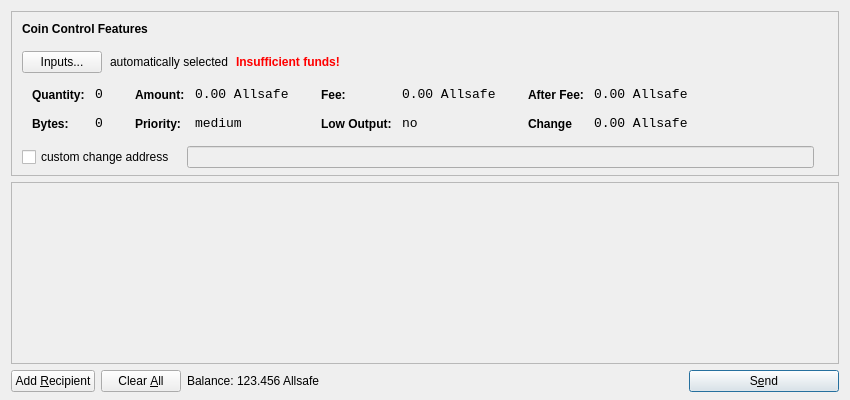
<?xml version="1.0" encoding="UTF-8"?>
<ui version="4.0">
 <class>SendCoinsDialog</class>
 <widget class="QDialog" name="SendCoinsDialog">
  <property name="geometry">
   <rect>
    <x>0</x>
    <y>0</y>
    <width>850</width>
    <height>400</height>
   </rect>
  </property>
  <property name="windowTitle">
   <string>Send Coins</string>
  </property>
  <property name="styleSheet">
   <string notr="true">background-image: url(:/images/image2);</string>
  </property>
  <layout class="QVBoxLayout" name="verticalLayout" stretch="0,1,0">
   <property name="bottomMargin">
    <number>8</number>
   </property>
   <item>
    <widget class="QFrame" name="frameCoinControl">
     <property name="sizePolicy">
      <sizepolicy hsizetype="Expanding" vsizetype="Expanding">
       <horstretch>0</horstretch>
       <verstretch>0</verstretch>
      </sizepolicy>
     </property>
     <property name="maximumSize">
      <size>
       <width>16777215</width>
       <height>16777215</height>
      </size>
     </property>
     <property name="frameShape">
      <enum>QFrame::StyledPanel</enum>
     </property>
     <property name="frameShadow">
      <enum>QFrame::Sunken</enum>
     </property>
     <layout class="QVBoxLayout" name="verticalLayoutCoinControl2">
      <property name="spacing">
       <number>6</number>
      </property>
      <property name="leftMargin">
       <number>0</number>
      </property>
      <property name="topMargin">
       <number>0</number>
      </property>
      <property name="rightMargin">
       <number>0</number>
      </property>
      <property name="bottomMargin">
       <number>6</number>
      </property>
      <item>
       <layout class="QVBoxLayout" name="verticalLayoutCoinControl" stretch="0,0,0,0,1">
        <property name="spacing">
         <number>0</number>
        </property>
        <property name="leftMargin">
         <number>10</number>
        </property>
        <property name="topMargin">
         <number>10</number>
        </property>
        <item>
         <layout class="QHBoxLayout" name="horizontalLayoutCoinControl1">
          <property name="bottomMargin">
           <number>15</number>
          </property>
          <item>
           <widget class="QLabel" name="labelCoinControlFeatures">
            <property name="sizePolicy">
             <sizepolicy hsizetype="Preferred" vsizetype="Maximum">
              <horstretch>0</horstretch>
              <verstretch>0</verstretch>
             </sizepolicy>
            </property>
            <property name="font">
             <font>
              <weight>75</weight>
              <bold>true</bold>
             </font>
            </property>
            <property name="styleSheet">
             <string notr="true">font-weight:bold;</string>
            </property>
            <property name="text">
             <string>Coin Control Features</string>
            </property>
           </widget>
          </item>
         </layout>
        </item>
        <item>
         <layout class="QHBoxLayout" name="horizontalLayoutCoinControl2" stretch="0,0,0,0">
          <property name="spacing">
           <number>8</number>
          </property>
          <property name="bottomMargin">
           <number>10</number>
          </property>
          <item>
           <widget class="QPushButton" name="pushButtonCoinControl">
            <property name="styleSheet">
             <string notr="true"/>
            </property>
            <property name="text">
             <string>Inputs...</string>
            </property>
           </widget>
          </item>
          <item>
           <widget class="QLabel" name="labelCoinControlAutomaticallySelected">
            <property name="text">
             <string>automatically selected</string>
            </property>
            <property name="margin">
             <number>5</number>
            </property>
           </widget>
          </item>
          <item>
           <widget class="QLabel" name="labelCoinControlInsuffFunds">
            <property name="font">
             <font>
              <weight>75</weight>
              <bold>true</bold>
             </font>
            </property>
            <property name="styleSheet">
             <string notr="true">color:red;font-weight:bold;</string>
            </property>
            <property name="text">
             <string>Insufficient funds!</string>
            </property>
            <property name="margin">
             <number>5</number>
            </property>
           </widget>
          </item>
          <item>
           <spacer name="horizontalSpacerCoinControl">
            <property name="orientation">
             <enum>Qt::Horizontal</enum>
            </property>
            <property name="sizeHint" stdset="0">
             <size>
              <width>40</width>
              <height>1</height>
             </size>
            </property>
           </spacer>
          </item>
         </layout>
        </item>
        <item>
         <widget class="QWidget" name="widgetCoinControl" native="true">
          <property name="sizePolicy">
           <sizepolicy hsizetype="Preferred" vsizetype="Preferred">
            <horstretch>0</horstretch>
            <verstretch>0</verstretch>
           </sizepolicy>
          </property>
          <property name="minimumSize">
           <size>
            <width>0</width>
            <height>0</height>
           </size>
          </property>
          <property name="styleSheet">
           <string notr="true"/>
          </property>
          <layout class="QHBoxLayout" name="horizontalLayoutCoinControl5">
           <property name="leftMargin">
            <number>0</number>
           </property>
           <property name="topMargin">
            <number>0</number>
           </property>
           <property name="rightMargin">
            <number>0</number>
           </property>
           <property name="bottomMargin">
            <number>0</number>
           </property>
           <item>
            <layout class="QHBoxLayout" name="horizontalLayoutCoinControl3" stretch="0,0,0,1">
             <property name="spacing">
              <number>20</number>
             </property>
             <property name="topMargin">
              <number>0</number>
             </property>
             <property name="bottomMargin">
              <number>10</number>
             </property>
             <item>
              <layout class="QFormLayout" name="formLayoutCoinControl1">
               <property name="horizontalSpacing">
                <number>10</number>
               </property>
               <property name="verticalSpacing">
                <number>14</number>
               </property>
               <property name="leftMargin">
                <number>10</number>
               </property>
               <property name="topMargin">
                <number>4</number>
               </property>
               <property name="rightMargin">
                <number>6</number>
               </property>
               <item row="0" column="0">
                <widget class="QLabel" name="labelCoinControlQuantityText">
                 <property name="styleSheet">
                  <string notr="true">font-weight:bold;</string>
                 </property>
                 <property name="text">
                  <string>Quantity:</string>
                 </property>
                 <property name="margin">
                  <number>0</number>
                 </property>
                </widget>
               </item>
               <item row="0" column="1">
                <widget class="QLabel" name="labelCoinControlQuantity">
                 <property name="font">
                  <font>
                   <family>Monospace</family>
                   <pointsize>10</pointsize>
                  </font>
                 </property>
                 <property name="cursor">
                  <cursorShape>IBeamCursor</cursorShape>
                 </property>
                 <property name="contextMenuPolicy">
                  <enum>Qt::ActionsContextMenu</enum>
                 </property>
                 <property name="text">
                  <string>0</string>
                 </property>
                 <property name="margin">
                  <number>0</number>
                 </property>
                 <property name="textInteractionFlags">
                  <set>Qt::LinksAccessibleByMouse|Qt::TextSelectableByKeyboard|Qt::TextSelectableByMouse</set>
                 </property>
                </widget>
               </item>
               <item row="1" column="0">
                <widget class="QLabel" name="labelCoinControlBytesText">
                 <property name="styleSheet">
                  <string notr="true">font-weight:bold;</string>
                 </property>
                 <property name="text">
                  <string>Bytes:</string>
                 </property>
                </widget>
               </item>
               <item row="1" column="1">
                <widget class="QLabel" name="labelCoinControlBytes">
                 <property name="font">
                  <font>
                   <family>Monospace</family>
                   <pointsize>10</pointsize>
                  </font>
                 </property>
                 <property name="cursor">
                  <cursorShape>IBeamCursor</cursorShape>
                 </property>
                 <property name="contextMenuPolicy">
                  <enum>Qt::ActionsContextMenu</enum>
                 </property>
                 <property name="text">
                  <string>0</string>
                 </property>
                 <property name="textInteractionFlags">
                  <set>Qt::LinksAccessibleByMouse|Qt::TextSelectableByKeyboard|Qt::TextSelectableByMouse</set>
                 </property>
                </widget>
               </item>
              </layout>
             </item>
             <item>
              <layout class="QFormLayout" name="formLayoutCoinControl2">
               <property name="horizontalSpacing">
                <number>10</number>
               </property>
               <property name="verticalSpacing">
                <number>14</number>
               </property>
               <property name="leftMargin">
                <number>6</number>
               </property>
               <property name="topMargin">
                <number>4</number>
               </property>
               <property name="rightMargin">
                <number>6</number>
               </property>
               <item row="0" column="0">
                <widget class="QLabel" name="labelCoinControlAmountText">
                 <property name="styleSheet">
                  <string notr="true">font-weight:bold;</string>
                 </property>
                 <property name="text">
                  <string>Amount:</string>
                 </property>
                 <property name="margin">
                  <number>0</number>
                 </property>
                </widget>
               </item>
               <item row="0" column="1">
                <widget class="QLabel" name="labelCoinControlAmount">
                 <property name="font">
                  <font>
                   <family>Monospace</family>
                   <pointsize>10</pointsize>
                  </font>
                 </property>
                 <property name="cursor">
                  <cursorShape>IBeamCursor</cursorShape>
                 </property>
                 <property name="contextMenuPolicy">
                  <enum>Qt::ActionsContextMenu</enum>
                 </property>
                 <property name="text">
                  <string>0.00 Allsafe</string>
                 </property>
                 <property name="textInteractionFlags">
                  <set>Qt::LinksAccessibleByMouse|Qt::TextSelectableByKeyboard|Qt::TextSelectableByMouse</set>
                 </property>
                </widget>
               </item>
               <item row="1" column="0">
                <widget class="QLabel" name="labelCoinControlPriorityText">
                 <property name="styleSheet">
                  <string notr="true">font-weight:bold;</string>
                 </property>
                 <property name="text">
                  <string>Priority:</string>
                 </property>
                </widget>
               </item>
               <item row="1" column="1">
                <widget class="QLabel" name="labelCoinControlPriority">
                 <property name="font">
                  <font>
                   <family>Monospace</family>
                   <pointsize>10</pointsize>
                  </font>
                 </property>
                 <property name="cursor">
                  <cursorShape>IBeamCursor</cursorShape>
                 </property>
                 <property name="contextMenuPolicy">
                  <enum>Qt::ActionsContextMenu</enum>
                 </property>
                 <property name="text">
                  <string>medium</string>
                 </property>
                 <property name="textInteractionFlags">
                  <set>Qt::LinksAccessibleByMouse|Qt::TextSelectableByKeyboard|Qt::TextSelectableByMouse</set>
                 </property>
                </widget>
               </item>
              </layout>
             </item>
             <item>
              <layout class="QFormLayout" name="formLayoutCoinControl3">
               <property name="horizontalSpacing">
                <number>10</number>
               </property>
               <property name="verticalSpacing">
                <number>14</number>
               </property>
               <property name="leftMargin">
                <number>6</number>
               </property>
               <property name="topMargin">
                <number>4</number>
               </property>
               <property name="rightMargin">
                <number>6</number>
               </property>
               <item row="0" column="0">
                <widget class="QLabel" name="labelCoinControlFeeText">
                 <property name="styleSheet">
                  <string notr="true">font-weight:bold;</string>
                 </property>
                 <property name="text">
                  <string>Fee:</string>
                 </property>
                 <property name="margin">
                  <number>0</number>
                 </property>
                </widget>
               </item>
               <item row="0" column="1">
                <widget class="QLabel" name="labelCoinControlFee">
                 <property name="font">
                  <font>
                   <family>Monospace</family>
                   <pointsize>10</pointsize>
                  </font>
                 </property>
                 <property name="cursor">
                  <cursorShape>IBeamCursor</cursorShape>
                 </property>
                 <property name="contextMenuPolicy">
                  <enum>Qt::ActionsContextMenu</enum>
                 </property>
                 <property name="text">
                  <string>0.00 Allsafe</string>
                 </property>
                 <property name="textInteractionFlags">
                  <set>Qt::LinksAccessibleByMouse|Qt::TextSelectableByKeyboard|Qt::TextSelectableByMouse</set>
                 </property>
                </widget>
               </item>
               <item row="1" column="0">
                <widget class="QLabel" name="labelCoinControlLowOutputText">
                 <property name="styleSheet">
                  <string notr="true">font-weight:bold;</string>
                 </property>
                 <property name="text">
                  <string>Low Output:</string>
                 </property>
                </widget>
               </item>
               <item row="1" column="1">
                <widget class="QLabel" name="labelCoinControlLowOutput">
                 <property name="font">
                  <font>
                   <family>Monospace</family>
                   <pointsize>10</pointsize>
                  </font>
                 </property>
                 <property name="cursor">
                  <cursorShape>IBeamCursor</cursorShape>
                 </property>
                 <property name="contextMenuPolicy">
                  <enum>Qt::ActionsContextMenu</enum>
                 </property>
                 <property name="text">
                  <string>no</string>
                 </property>
                 <property name="textInteractionFlags">
                  <set>Qt::LinksAccessibleByMouse|Qt::TextSelectableByKeyboard|Qt::TextSelectableByMouse</set>
                 </property>
                </widget>
               </item>
              </layout>
             </item>
             <item>
              <layout class="QFormLayout" name="formLayoutCoinControl4">
               <property name="horizontalSpacing">
                <number>10</number>
               </property>
               <property name="verticalSpacing">
                <number>14</number>
               </property>
               <property name="leftMargin">
                <number>6</number>
               </property>
               <property name="topMargin">
                <number>4</number>
               </property>
               <property name="rightMargin">
                <number>6</number>
               </property>
               <item row="0" column="0">
                <widget class="QLabel" name="labelCoinControlAfterFeeText">
                 <property name="styleSheet">
                  <string notr="true">font-weight:bold;</string>
                 </property>
                 <property name="text">
                  <string>After Fee:</string>
                 </property>
                 <property name="margin">
                  <number>0</number>
                 </property>
                </widget>
               </item>
               <item row="0" column="1">
                <widget class="QLabel" name="labelCoinControlAfterFee">
                 <property name="font">
                  <font>
                   <family>Monospace</family>
                   <pointsize>10</pointsize>
                  </font>
                 </property>
                 <property name="cursor">
                  <cursorShape>IBeamCursor</cursorShape>
                 </property>
                 <property name="contextMenuPolicy">
                  <enum>Qt::ActionsContextMenu</enum>
                 </property>
                 <property name="text">
                  <string>0.00 Allsafe</string>
                 </property>
                 <property name="textInteractionFlags">
                  <set>Qt::LinksAccessibleByMouse|Qt::TextSelectableByKeyboard|Qt::TextSelectableByMouse</set>
                 </property>
                </widget>
               </item>
               <item row="1" column="0">
                <widget class="QLabel" name="labelCoinControlChangeText">
                 <property name="styleSheet">
                  <string notr="true">font-weight:bold;</string>
                 </property>
                 <property name="text">
                  <string>Change</string>
                 </property>
                </widget>
               </item>
               <item row="1" column="1">
                <widget class="QLabel" name="labelCoinControlChange">
                 <property name="font">
                  <font>
                   <family>Monospace</family>
                   <pointsize>10</pointsize>
                  </font>
                 </property>
                 <property name="cursor">
                  <cursorShape>IBeamCursor</cursorShape>
                 </property>
                 <property name="contextMenuPolicy">
                  <enum>Qt::ActionsContextMenu</enum>
                 </property>
                 <property name="text">
                  <string>0.00 Allsafe</string>
                 </property>
                 <property name="textInteractionFlags">
                  <set>Qt::LinksAccessibleByMouse|Qt::TextSelectableByKeyboard|Qt::TextSelectableByMouse</set>
                 </property>
                </widget>
               </item>
              </layout>
             </item>
            </layout>
           </item>
          </layout>
         </widget>
        </item>
        <item>
         <layout class="QHBoxLayout" name="horizontalLayoutCoinControl4" stretch="0,0,0">
          <property name="spacing">
           <number>12</number>
          </property>
          <property name="sizeConstraint">
           <enum>QLayout::SetDefaultConstraint</enum>
          </property>
          <property name="topMargin">
           <number>5</number>
          </property>
          <property name="rightMargin">
           <number>5</number>
          </property>
          <item>
           <widget class="QCheckBox" name="checkBoxCoinControlChange">
            <property name="text">
             <string>custom change address</string>
            </property>
           </widget>
          </item>
          <item>
           <widget class="QLineEdit" name="lineEditCoinControlChange">
            <property name="enabled">
             <bool>false</bool>
            </property>
            <property name="sizePolicy">
             <sizepolicy hsizetype="Expanding" vsizetype="Fixed">
              <horstretch>0</horstretch>
              <verstretch>0</verstretch>
             </sizepolicy>
            </property>
           </widget>
          </item>
          <item>
           <widget class="QLabel" name="labelCoinControlChangeLabel">
            <property name="sizePolicy">
             <sizepolicy hsizetype="Preferred" vsizetype="Expanding">
              <horstretch>0</horstretch>
              <verstretch>0</verstretch>
             </sizepolicy>
            </property>
            <property name="minimumSize">
             <size>
              <width>0</width>
              <height>0</height>
             </size>
            </property>
            <property name="text">
             <string/>
            </property>
            <property name="margin">
             <number>3</number>
            </property>
           </widget>
          </item>
         </layout>
        </item>
        <item>
         <spacer name="verticalSpacerCoinControl">
          <property name="orientation">
           <enum>Qt::Vertical</enum>
          </property>
          <property name="sizeHint" stdset="0">
           <size>
            <width>800</width>
            <height>1</height>
           </size>
          </property>
         </spacer>
        </item>
       </layout>
      </item>
     </layout>
    </widget>
   </item>
   <item>
    <widget class="QScrollArea" name="scrollArea">
     <property name="widgetResizable">
      <bool>true</bool>
     </property>
     <widget class="QWidget" name="scrollAreaWidgetContents">
      <property name="geometry">
       <rect>
        <x>0</x>
        <y>0</y>
        <width>830</width>
        <height>172</height>
       </rect>
      </property>
      <layout class="QVBoxLayout" name="verticalLayout_2">
       <property name="leftMargin">
        <number>0</number>
       </property>
       <property name="topMargin">
        <number>0</number>
       </property>
       <property name="rightMargin">
        <number>0</number>
       </property>
       <property name="bottomMargin">
        <number>0</number>
       </property>
       <item>
        <layout class="QVBoxLayout" name="entries">
         <property name="spacing">
          <number>6</number>
         </property>
        </layout>
       </item>
       <item>
        <spacer name="verticalSpacer">
         <property name="orientation">
          <enum>Qt::Vertical</enum>
         </property>
         <property name="sizeHint" stdset="0">
          <size>
           <width>20</width>
           <height>40</height>
          </size>
         </property>
        </spacer>
       </item>
      </layout>
     </widget>
    </widget>
   </item>
   <item>
    <layout class="QHBoxLayout" name="horizontalLayout">
     <item>
      <widget class="QPushButton" name="addButton">
       <property name="toolTip">
        <string>Send to multiple recipients at once</string>
       </property>
       <property name="text">
        <string>Add &amp;Recipient</string>
       </property>
       <property name="icon">
        <iconset resource="../bitcoin.qrc">
         <normaloff>:/icons/add</normaloff>:/icons/add</iconset>
       </property>
       <property name="autoDefault">
        <bool>false</bool>
       </property>
      </widget>
     </item>
     <item>
      <widget class="QPushButton" name="clearButton">
       <property name="sizePolicy">
        <sizepolicy hsizetype="Minimum" vsizetype="Fixed">
         <horstretch>0</horstretch>
         <verstretch>0</verstretch>
        </sizepolicy>
       </property>
       <property name="toolTip">
        <string>Remove all transaction fields</string>
       </property>
       <property name="text">
        <string>Clear &amp;All</string>
       </property>
       <property name="icon">
        <iconset resource="../bitcoin.qrc">
         <normaloff>:/icons/remove</normaloff>:/icons/remove</iconset>
       </property>
       <property name="autoRepeatDelay">
        <number>300</number>
       </property>
       <property name="autoDefault">
        <bool>false</bool>
       </property>
      </widget>
     </item>
     <item>
      <layout class="QHBoxLayout" name="horizontalLayout_2">
       <property name="spacing">
        <number>3</number>
       </property>
       <item>
        <widget class="QLabel" name="label">
         <property name="sizePolicy">
          <sizepolicy hsizetype="Preferred" vsizetype="Fixed">
           <horstretch>0</horstretch>
           <verstretch>0</verstretch>
          </sizepolicy>
         </property>
         <property name="text">
          <string>Balance:</string>
         </property>
        </widget>
       </item>
       <item>
        <widget class="QLabel" name="labelBalance">
         <property name="sizePolicy">
          <sizepolicy hsizetype="Preferred" vsizetype="Fixed">
           <horstretch>0</horstretch>
           <verstretch>0</verstretch>
          </sizepolicy>
         </property>
         <property name="cursor">
          <cursorShape>IBeamCursor</cursorShape>
         </property>
         <property name="text">
          <string>123.456 Allsafe</string>
         </property>
         <property name="textInteractionFlags">
          <set>Qt::LinksAccessibleByMouse|Qt::TextSelectableByKeyboard|Qt::TextSelectableByMouse</set>
         </property>
        </widget>
       </item>
      </layout>
     </item>
     <item>
      <spacer name="horizontalSpacer">
       <property name="orientation">
        <enum>Qt::Horizontal</enum>
       </property>
       <property name="sizeHint" stdset="0">
        <size>
         <width>40</width>
         <height>20</height>
        </size>
       </property>
      </spacer>
     </item>
     <item>
      <widget class="QPushButton" name="sendButton">
       <property name="minimumSize">
        <size>
         <width>150</width>
         <height>0</height>
        </size>
       </property>
       <property name="toolTip">
        <string>Confirm the send action</string>
       </property>
       <property name="text">
        <string>S&amp;end</string>
       </property>
       <property name="icon">
        <iconset resource="../bitcoin.qrc">
         <normaloff>:/icons/send</normaloff>:/icons/send</iconset>
       </property>
       <property name="default">
        <bool>true</bool>
       </property>
      </widget>
     </item>
    </layout>
   </item>
  </layout>
 </widget>
 <resources>
  <include location="../bitcoin.qrc"/>
 </resources>
 <connections/>
</ui>
